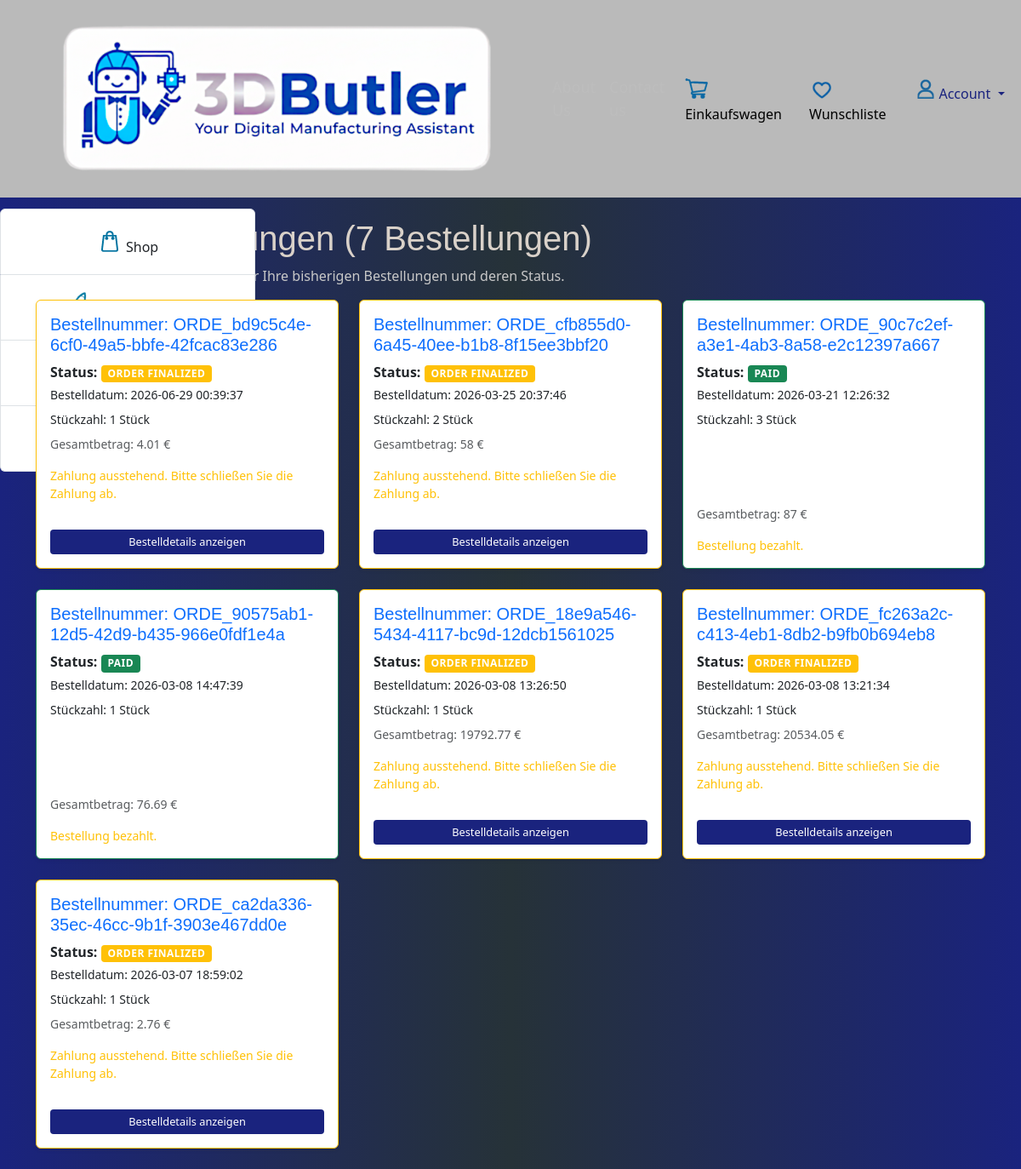
/my_orders (signed in), run on the app's committed database.
### tables this page shows
CREATE TABLE "Orders" (
    "OrderID"           TEXT NOT NULL PRIMARY KEY,
    "UserID"            TEXT NOT NULL,
    "AddressID"         TEXT,
    "PaymentID"         TEXT,
    "SourceProjectID"   TEXT,
    
    "OrderStatus"       TEXT NOT NULL DEFAULT 'ORDER_CREATED', 
    "OrderDate"         TEXT NOT NULL,
    "OrderAmount"        INTEGER NOT NULL, 
    
    "PaymentStatus"     TEXT NOT NULL DEFAULT 'PENDING_PAYMENT', 
    "TransactionID"     TEXT, 
    "PaymentMethod"     TEXT,  
    "IsArchived"        INTEGER NOT NULL DEFAULT 0,

    FOREIGN KEY ("UserID") REFERENCES "Users" ("UserID"),
    FOREIGN KEY ("AddressID") REFERENCES "Addresses" ("AddressID"),
    FOREIGN KEY ("PaymentID") REFERENCES "Payments" ("PaymentID"),
    FOREIGN KEY ("SourceProjectID") REFERENCES "Projects" ("ProjectID")
);

### website/views.py (the view)
@views.route('/my_orders', methods=['GET'])
@login_required
@check_active
def my_orders():
    user_id = session['user_id']
    logged_in = True # Für das base.html-Template
    try:
        my_orders_raw = order_manager.get_orders_by_user(user_id)
        processed_orders = []
        for order in my_orders_raw:
            order_dict = dict(order)
            order_id = order_dict.get('OrderID')
            single_quantity = 0
            if order_id:
                try:
                    quantities_raw = order_manager.get_orders_quantity(order_id)
                    if quantities_raw and len(quantities_raw) > 0:
                        print(f"Quantities Raw for OrderID {order_id}: {quantities_raw}")
                        first_quantity_row_dict = dict(quantities_raw[0])
                        print("First Quantity Row Dict:", first_quantity_row_dict)
                        single_quantity = first_quantity_row_dict.get('Quantity')
                        if single_quantity is None:
                            print(f"[ERROR] Quantity fehlt für OrderID {order_id}!")
                            single_quantity = 0
                            raise ValueError(f"Quantity fehlt für OrderID {order_id}")
                except Exception:
                    flash("Keine Mengen für Order gefunden",'warning')
                    return redirect(url_for('views.home'))
            order_dict['Quantity'] = single_quantity
            amount = order_dict.get('OrderAmount', 'KEY_NOT_FOUND')
            if isinstance(amount, int):
                order_dict['OrderAmountEuro'] = amount / 100.0
            else:
                order_dict['OrderAmountEuro'] = 0.00
            processed_orders.append(order_dict)
        return render_template('my_orders.html',
                    orders=processed_orders, # Übergibt die Dict-Listen
                    logged_in=logged_in)
    except Exception:
        flash('Ein unerwarteter Fehler ist beim Laden Ihrer Bestellungen aufgetreten.', 'danger')
        return render_template('my_orders.html', orders=[]), 500

### website/order_manager.py (called while the page is built)
    def get_orders_by_user(self, user_id: str):
        query = "SELECT * FROM Orders WHERE UserID = ? ORDER BY OrderDate DESC"
        return self._execute_query(query, (user_id,), fetch=True)

    def get_orders_quantity(self, order_id: str):
        query = "SELECT Quantity FROM OrderPositions WHERE OrderID = ?"
        return self._execute_query(query, (order_id,), fetch=True)

### website/user.py (called while the page is built)
def login_required(f):
    @wraps(f)
    def decorated_function(*args, **kwargs):
        if 'user_id' not in session:
            flash("Bitte melden Sie sich an.", "warning")
            return redirect(url_for('auth.login'))
        return f(*args, **kwargs)
    return decorated_function

def check_active(f):
    @wraps(f)
    def decorated_function(*args, **kwargs):
        user_id = session.get('user_id')
        if not user_id:
            flash("Bitte melden Sie sich an.", "warning")
            return redirect(url_for('auth.login'))
        user_data = current_app.user_manager.find_user_by_id(user_id)
        if not user_data:
            session.clear()
            return redirect(url_for('auth.login'))
        if user_data['IsActive'] != 1:
            flash("Ihr Konto ist noch nicht verifiziert.", "warning")
            return redirect(url_for('auth.verify_account'))
        return f(*args, **kwargs)
    return decorated_function

### website/user_manager.py (called while the page is built)
    def find_user_by_id(self, user_id):
        query = "SELECT IsActive, IsAdmin FROM Users WHERE UserID = ?"
        result = self._execute_query(query, (user_id,), fetch=True)
        if result:
            return {'IsActive': result[0][0], 'IsAdmin': result[0][1]}
        return None

### website/templates/my_orders.html (shortened to what this page needs)
{% extends 'base.html' %}
{% block body %}
      <div class="col " style="margin: 13px;">
        <div class="list-group text-center" >
            <a href="{{ url_for('views.shop') }}" class="list-group-item list-group-item-action">
                <i class="shop-link" aria-hidden="true"></i>
                <span class="link-name">Shop</span>
            </a>
            <a href="{{ url_for('views.start_project') }}" class="list-group-item list-group-item-action">
                <span class="link-name">Projekt starten</span>
            </a>
            <a href="{{ url_for('views.my_reviews') }}" class="list-group-item list-group-item-action">
                <span class="link-name">Meine Reviews</span>
            </a>
            <a href="{{ url_for('views.my_orders') }}" class="list-group-item list-group-item-action">
                <span class="link-name">Meine Bestellungen</span>
            </a>
        </div>
      </div>
<div class="container mt-4">
    <h1>Meine Bestellungen ({{ orders|length }} Bestellungen)</h1>
    <p class="p-site-description">Hier finden Sie eine Übersicht über Ihre bisherigen Bestellungen und deren Status.</p>
    {% if orders %}
        <div class="row">
            {% for order in orders %}
            <div class="col-12 col-md-6 col-lg-4 mb-4">
                <div class="card shadow-sm h-100 border
                    {% if order.OrderStatus == 'PAID' %}border-success{% elif order.OrderStatus == 'CANCELLED' %}border-danger{% else %}border-warning{% endif %}">
                    <div class="card-body d-flex flex-column">
                        <h5 class="card-title text-primary">Bestellnummer: {{ order.OrderID }}</h5>
                        <p class="mb-1">
                            <strong>Status:</strong>
                            <span class="badge
                                {% if order.OrderStatus == 'ORDER_FINALIZED' %}bg-warning
                                {% elif order.OrderStatus == 'PAID' %}bg-success
                                {% elif order.OrderStatus == 'CANCELLED' %}bg-danger
                                {% else %}bg-secondary{% endif %}">
                                {{ order.OrderStatus | replace('_', ' ') }}
                            </span>
                        </p>
                        <p class="card-text small mb-2">
                             Bestelldatum: {{ order.OrderDate | default('N/A') }}
                        </p>
                        <p class="card-text small mb-2">
                            Stückzahl: {{ order.Quantity | default('N/A') }} Stück
                        </p>
                        <p class="card-text text-muted small mt-auto">
                            Gesamtbetrag: {{ order.OrderAmount }} €
                        </p>
                        {% if order.OrderStatus == 'CANCELLED' %}
                            <p class="card-text text-danger small">
                                Bestellung wurde storniert.
                            </p>
                        {% elif order.OrderStatus == 'ORDER_FINALIZED' %}
                            <p class="card-text text-warning small">
                                Zahlung ausstehend. Bitte schließen Sie die Zahlung ab.
                            </p>
                            <a href="{{ url_for('views.order_detail', order_id=order.OrderID) }}" class="btn btn-sm btn-info mt-3">
                                Bestelldetails anzeigen
                            </a>
                        {% else %}
                            <p class="card-text text-warning small">
                                Bestellung bezahlt.
                            </p>
                        {% endif %}
                    </div>
                </div>
            </div>
            {% endfor %}
        </div>
    {% endif %}
</div>
{% endblock %}

### website/static/css/style.css (style rules this page uses)
body { position: relative; overflow-x: hidden; }
body::before { content: ""; position: fixed; top: 0; left: -150%; width: 100%; height: 100%; background: linear-gradient( 120deg, transparent, rgba(128, 216, 255, 0.04) 40%, rgba(255, 255, 255, 0.08) 50%, rgba(128, 216, 255, 0.04) 60%, transparent ); z-index: -1; transform: skewX(-25deg); animation: global-shimmer 12s cubic-bezier(0.4, 0, 0.6, 1) infinite; pointer-events: none; }
h1 { font-family: Verdana, Geneva, Tahoma, sans-serif; color: rgb(217, 209, 201); }
h5 { font-family: Verdana, Geneva, Tahoma, sans-serif; color: rgb(217, 209, 201); }
.btn { background: #1A237E; border: 2px solid #0078a0; border-radius: 8px; color: #fff; }
.p-site-description { font-family: 'Segoe UI', Tahoma, Geneva, Verdana, sans-serif; color: rgb(200, 200, 200); }
.shop-link { background-image: url('/static/icons/shop-icon1.png'); width: 30px; height: 30px; background-size: cover; background-repeat: no-repeat; display: inline-block; }
.list-group { position: absolute; left:0px; width: 300px; }
.list-group-item { padding-top: 20px; padding-bottom: 20px; }
.badge { letter-spacing: 0.5px; font-weight: 600; border-radius: 4px; }
.btn-sm { padding: 4px 8px; font-size: 0.8rem; border-radius: 4px; border: 1px solid transparent; cursor: pointer; }

### data on the page
Orders: OrderID "ORDE_bd9c5c4e-6cf0-49a5-bbfe-42fcac83e286", OrderStatus "ORDER FINALIZED", OrderDate "2026-06-29 00:39:37", Quantity "1", OrderAmount "4.01"
Orders: OrderID "ORDE_cfb855d0-6a45-40ee-b1b8-8f15ee3bbf20", OrderStatus "ORDER FINALIZED", OrderDate "2026-03-25 20:37:46", Quantity "2", OrderAmount "58"
Orders: OrderID "ORDE_90c7c2ef-a3e1-4ab3-8a58-e2c12397a667", OrderStatus "PAID", OrderDate "2026-03-21 12:26:32", Quantity "3", OrderAmount "87", shows "Bestellung bezahlt."
Orders: OrderID "ORDE_90575ab1-12d5-42d9-b435-966e0fdf1e4a", OrderStatus "PAID", OrderDate "2026-03-08 14:47:39", Quantity "1", OrderAmount "76.69", shows "Bestellung bezahlt."
Orders: OrderID "ORDE_18e9a546-5434-4117-bc9d-12dcb1561025", OrderStatus "ORDER FINALIZED", OrderDate "2026-03-08 13:26:50", Quantity "1", OrderAmount "19792.77"
Orders: OrderID "ORDE_fc263a2c-c413-4eb1-8db2-b9fb0b694eb8", OrderStatus "ORDER FINALIZED", OrderDate "2026-03-08 13:21:34", Quantity "1", OrderAmount "20534.05"
Orders: OrderID "ORDE_ca2da336-35ec-46cc-9b1f-3903e467dd0e", OrderStatus "ORDER FINALIZED", OrderDate "2026-03-07 18:59:02", Quantity "1", OrderAmount "2.76"

### other printed values
{{ orders|length }} "7"
